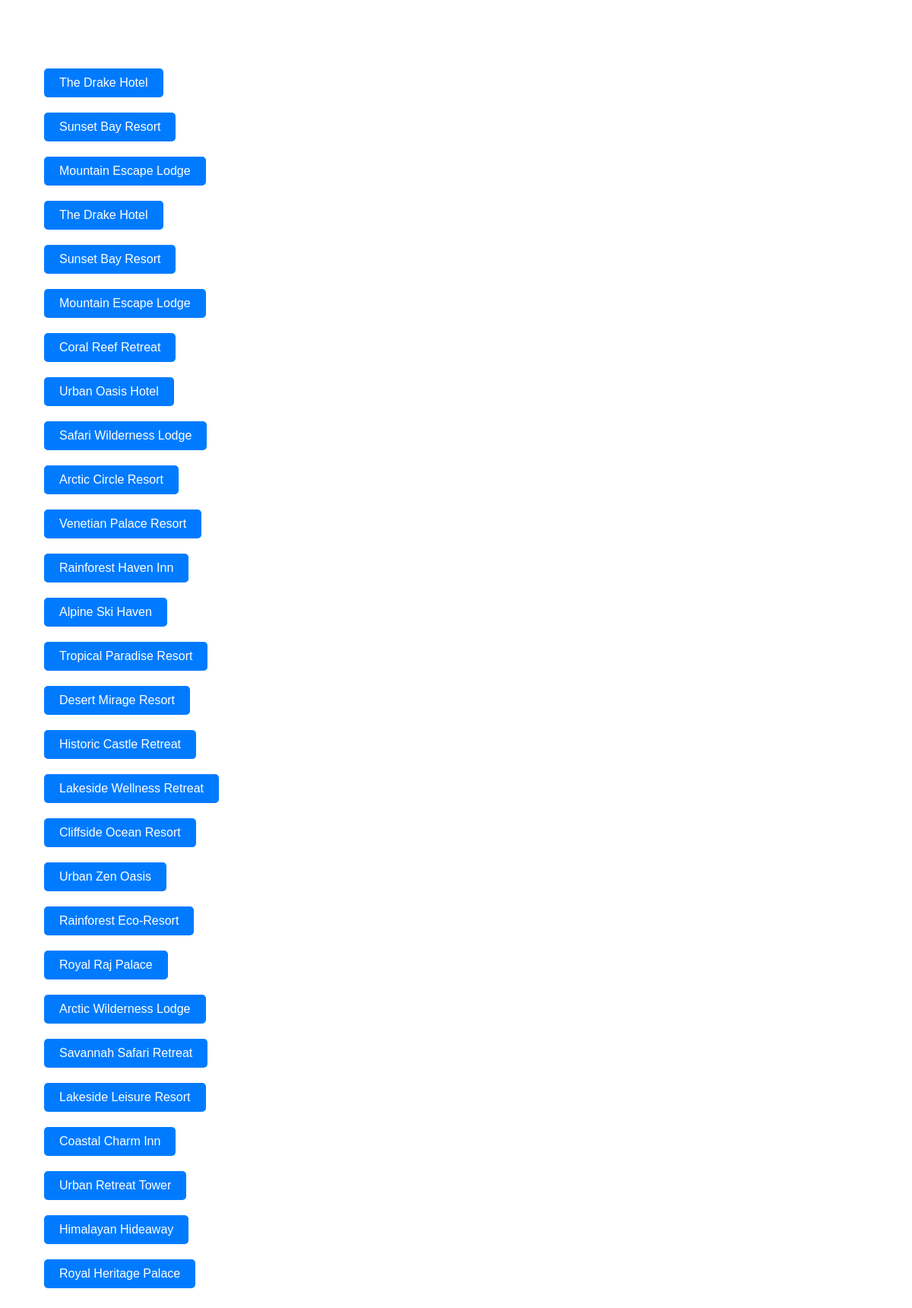
The app's page /resorts with its own data.
### models/resort.py (models this page shows, shortened)
class Resort(db.Model):
    id = db.Column(db.Integer, primary_key=True)
    name = db.Column(db.String(100), nullable=False)
    location = db.Column(db.String(100))  # City, State, Country
    accommodations = db.Column(db.String(100))  # Brief description
    dining = db.Column(db.String(100))  # Summary of dining options
    fitness_wellness = db.Column(db.String(100))  # Summary of facilities
    business_facilities = db.Column(db.String(100))
    concierge_services = db.Column(db.String(100))
    entertainment = db.Column(db.String(100))
    additional_services = db.Column(db.String(100))
    security = db.Column(db.String(100))
    access_level = db.Column(db.String(100))  # Membership level access

### app.py (the view)
@app.route('/resorts')
def resorts():
    all_resorts = Resort.query.all()
    return render_template('resorts.html', resorts=all_resorts)

### templates/resorts.html (shortened to what this page needs)
<!DOCTYPE html>
<html lang="en">
<head>
    <link rel="stylesheet" href="../static/styles.css">
</head>
<body>
    <h1>Resorts</h1>
    <ul>
        {% for resort in resorts %}
            <li><a href="{{ url_for('resort_detail', resort_id=resort.id) }}">{{ resort.name }}</a></li>
        {% endfor %}
    </ul>
</body>
</html>

### static/styles.css (style rules this page uses)
body { font-family: 'Arial', sans-serif; background-image: url('https://images.unsplash.com/photo-1520250497591-112f2f40a3f4?q=80&w=2670&auto=format&fit=crop&ixlib=rb-4.0.3&ixid=M3wxMjA3fDB8MHxwaG90by1wYWdlfHx8fGVufDB8fHx8fA%3D%3D'); background-size: cover; color: white; }
a { display: inline-block; margin: 10px; padding: 10px 20px; background-color: #007bff; color: white; text-decoration: none; border-radius: 5px; transition: background-color 0.3s, box-shadow 0.3s; }

### records on screen
Resort: name "The Drake Hotel"
Resort: name "Sunset Bay Resort"
Resort: name "Mountain Escape Lodge"
Resort: name "The Drake Hotel"
Resort: name "Sunset Bay Resort"
Resort: name "Mountain Escape Lodge"
Resort: name "Coral Reef Retreat"
Resort: name "Urban Oasis Hotel"
Resort: name "Safari Wilderness Lodge"
Resort: name "Arctic Circle Resort"
Resort: name "Venetian Palace Resort"
Resort: name "Rainforest Haven Inn"
Resort: name "Alpine Ski Haven"
Resort: name "Tropical Paradise Resort"
Resort: name "Desert Mirage Resort"
Resort: name "Historic Castle Retreat"
Resort: name "Lakeside Wellness Retreat"
Resort: name "Cliffside Ocean Resort"
Resort: name "Urban Zen Oasis"
Resort: name "Rainforest Eco-Resort"
Resort: name "Royal Raj Palace"
Resort: name "Arctic Wilderness Lodge"
Resort: name "Savannah Safari Retreat"
Resort: name "Lakeside Leisure Resort"
Resort: name "Coastal Charm Inn"
Resort: name "Urban Retreat Tower"
Resort: name "Himalayan Hideaway"
Resort: name "Royal Heritage Palace"
